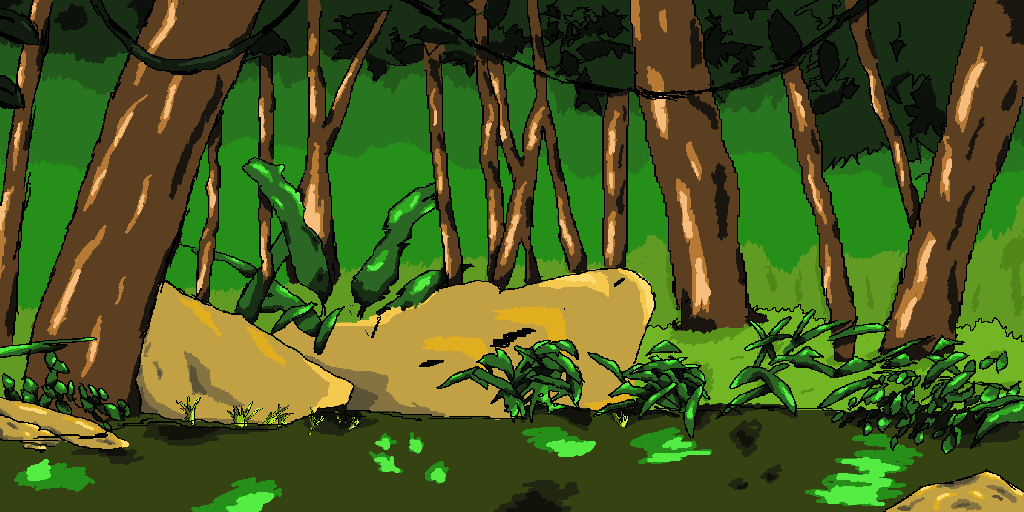

A level layout from a 2D game, rendered from its tile map. Below: a short description, then the map file with tile-grid data replaced by summaries:
An orthogonal 32x16 tile map with 32x32 px tiles, 1 tile layer (Imagen) and 3 objects (3x Casilla).

<map version="1.2" tiledversion="1.2.3" orientation="orthogonal" renderorder="right-down" width="32" height="16" tilewidth="32" tileheight="32" infinite="0" nextlayerid="7" nextobjectid="5">
 <tileset firstgid="1" source="jungla2.tsx" />
 <layer id="1" name="Imagen" width="32" height="16">
  <data>[512 cells, 1 non-empty, 1 distinct tile ids]</data>
 </layer>
 <objectgroup id="5" name="Coordenadas" width="0" height="0">
  <object id="1" name="Casilla1" type="Casilla" x="173" y="457" width="0" height="0">
   <point />
  </object>
  <object id="2" name="Casilla2" type="Casilla" x="467" y="464" width="0" height="0">
   <point />
  </object>
  <object id="3" name="Casilla3" type="Casilla" x="754" y="467" width="0" height="0">
   <point />
  </object>
 </objectgroup>
</map>
